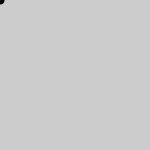
Frame 1 (no input)
Frame 60 (the mouse pressed at the canvas centre just before this capture): identical to frame 1, image omitted
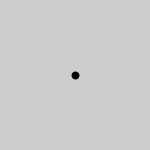
Frame 120 (the mouse held since frame 60 and released just before this capture)

The Processing sketch that drew these frames (run headless with seeded random() and noise(); from frame 60 on, the mouse is pressed at the canvas centre):

// Processing sketch: clase06e05
// ── clase06e05.pde
void setup() {
  size(150, 150);
  strokeWeight(8);
}

void draw() {
  background(204);
  line(mouseX, mouseY, pmouseX, pmouseY);
}
